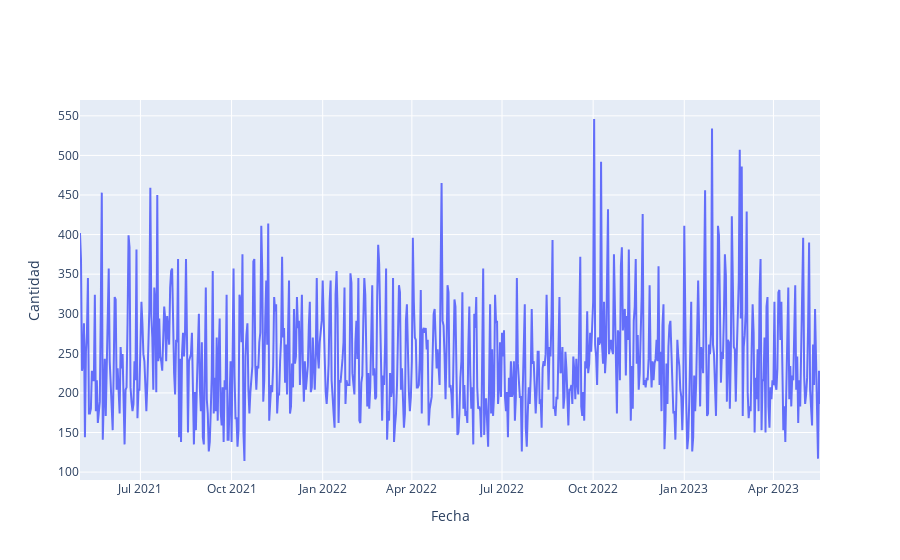

Here is the notebook cell this chart was saved with:
### Code cell
# Gráfico de la cantidad del producto número 3960

# Creamos una variable para filtrar el artículo 3960

articulo = 3960
filtered_df = df[df['articulo'] == articulo]

# Create figure with secondary y-axis
fig = make_subplots(specs=[[{"secondary_y": False}]])

# Add traces
fig.add_trace(
    go.Scatter(x=filtered_df["fecha_venta"], y=filtered_df["cantidad"], name="Cantidad vendida"),
    secondary_y=False,
)

# Set x-axis title
fig.update_xaxes(title_text="Fecha")

# Set y-axes titles
fig.update_yaxes(title_text="Cantidad", secondary_y=False)

fig.show()

# Como el gráfico es a nivel día, se ven muchos data points

### Figure 1 — Plotly figure (JSON) as saved in the notebook; plotly's stock layout.template omitted (floating-point values rounded to 4 significant figures; data arrays with more than 128 entries replaced by an {"elided": "..."} marker saying what was removed)
{"data": [{"name": "Cantidad vendida", "type": "scatter", "x": {"elided": "748 str values"}, "xaxis": "x", "y": {"elided": "748 int values"}, "yaxis": "y"}], "layout": {"xaxis": {"anchor": "y", "domain": [0, 1], "title": {"text": "Fecha"}}, "yaxis": {"anchor": "x", "domain": [0, 1], "title": {"text": "Cantidad"}}}}
